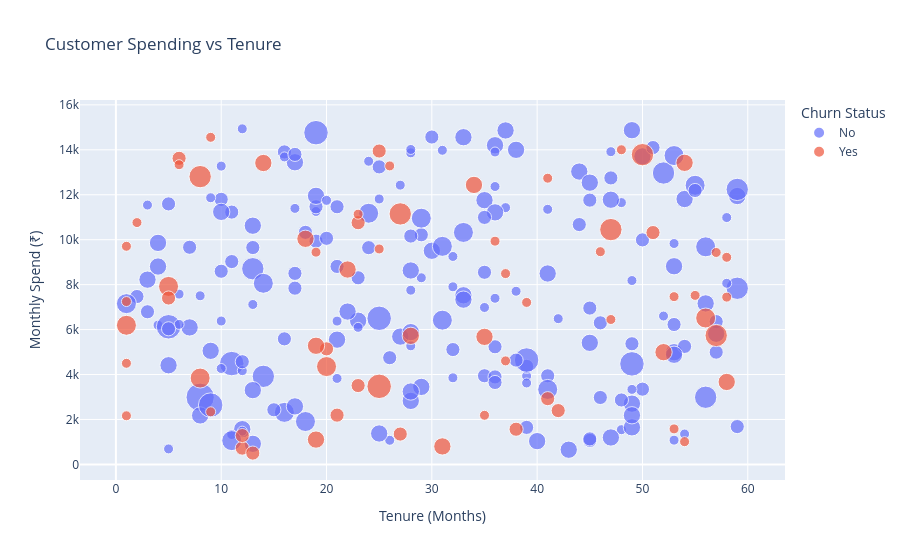

The code cell stored with this chart in its notebook:
### Code cell
fig = px.scatter(
    df,
    x="Tenure_Months",
    y="Monthly_Spend",
    color="Churn",
    size="Support_Calls",
    hover_name="Customer_ID",
    title="Customer Spending vs Tenure",
    labels={
        "Tenure_Months": "Tenure (Months)",
        "Monthly_Spend": "Monthly Spend (₹)",
        "Churn": "Churn Status"
    }
)

fig.show()

### Figure 1 — Plotly figure (JSON) as saved in the notebook; plotly's stock layout.template omitted (floating-point values rounded to 4 significant figures; data arrays with more than 128 entries replaced by an {"elided": "..."} marker saying what was removed)
{"data": [{"hovertemplate": "<b>%{hovertext}</b><br><br>Churn Status=No<br>Tenure (Months)=%{x}<br>Monthly Spend (₹)=%{y}<br>Support_Calls=%{marker.size}<extra></extra>", "hovertext": {"elided": "226 str values"}, "legendgroup": "No", "marker": {"color": "#636efa", "size": {"elided": "226 int values"}, "sizemode": "area", "sizeref": 0.02, "symbol": "circle"}, "mode": "markers", "name": "No", "orientation": "v", "showlegend": true, "type": "scatter", "x": {"elided": "226 int values"}, "xaxis": "x", "y": {"elided": "226 int values"}, "yaxis": "y"}, {"hovertemplate": "<b>%{hovertext}</b><br><br>Churn Status=Yes<br>Tenure (Months)=%{x}<br>Monthly Spend (₹)=%{y}<br>Support_Calls=%{marker.size}<extra></extra>", "hovertext": ["C002", "C008", "C010", "C031", "C033", "C042", "C043", "C045", "C055", "C059", "C061", "C062", "C069", "C075", "C078", "C081", "C084", "C088", "C089", "C095", "C107", "C109", "C110", "C114", "C116", "C117", "C121", "C122", "C129", "C146", "C151", "C153", "C154", "C161", "C165", "C169", "C174", "C176", "C179", "C181", "C187", "C188", "C189", "C190", "C194", "C200", "C212", "C213", "C216", "C217", "C218", "C226", "C233", "C236", "C237", "C239", "C245", "C246", "C251", "C252", "C258", "C259", "C262", "C266", "C267", "C268", "C269", "C279", "C282", "C283", "C288", "C293", "C294", "C295"], "legendgroup": "Yes", "marker": {"color": "#EF553B", "size": [1, 4, 2, 2, 1, 2, 1, 0, 1, 3, 3, 3, 6, 2, 1, 2, 3, 1, 2, 2, 1, 5, 1, 1, 3, 5, 3, 3, 2, 4, 4, 2, 3, 1, 0, 2, 0, 3, 1, 1, 1, 1, 3, 1, 5, 4, 0, 5, 0, 1, 1, 0, 1, 4, 5, 1, 0, 2, 1, 3, 1, 1, 2, 3, 2, 0, 1, 2, 1, 1, 1, 1, 1, 2], "sizemode": "area", "sizeref": 0.02, "symbol": "circle"}, "mode": "markers", "name": "Yes", "orientation": "v", "showlegend": true, "type": "scatter", "x": [58, 56, 25, 12, 55, 20, 48, 22, 9, 31, 19, 58, 25, 23, 39, 42, 14, 35, 23, 12, 9, 27, 58, 37, 19, 8, 22, 52, 6, 20, 1, 13, 28, 53, 45, 21, 37, 35, 57, 47, 1, 53, 54, 54, 57, 8, 58, 50, 37, 41, 36, 13, 6, 5, 47, 2, 45, 5, 1, 18, 26, 25, 27, 34, 41, 35, 1, 38, 23, 37, 19, 46, 1, 51], "xaxis": "x", "y": [7444, 6515, 13946, 725, 7522, 5142, 14003, 8179, 14556, 801, 1106, 3670, 3475, 10757, 7209, 2395, 13413, 2186, 3509, 1284, 2341, 11147, 9216, 8492, 5280, 12807, 8673, 4995, 13621, 4354, 6191, 504, 5722, 7466, 13056, 2193, 14598, 5677, 9432, 6449, 2164, 1581, 13421, 1012, 5737, 3843, 4006, 13784, 12048, 12737, 9935, 13240, 13338, 7921, 10449, 10762, 7890, 7405, 9707, 10040, 13284, 9587, 1351, 12438, 2927, 10260, 4500, 1566, 11136, 4607, 9445, 9467, 7248, 10317], "yaxis": "y"}], "layout": {"legend": {"itemsizing": "constant", "title": {"text": "Churn Status"}, "tracegroupgap": 0}, "title": {"text": "Customer Spending vs Tenure"}, "xaxis": {"anchor": "y", "domain": [0, 1], "title": {"text": "Tenure (Months)"}}, "yaxis": {"anchor": "x", "domain": [0, 1], "title": {"text": "Monthly Spend (₹)"}}}}
